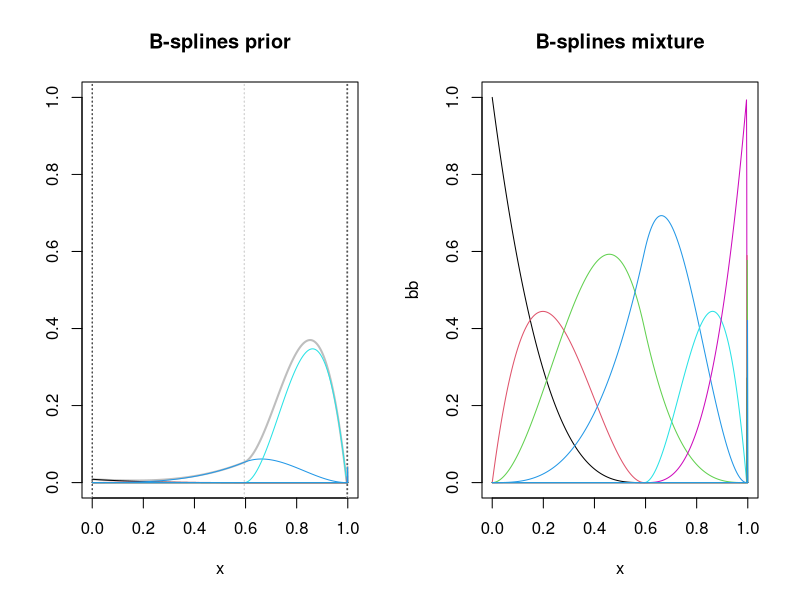

This figure's R source:
# get the weights similar as the bernstein_dp
# get the knots
# add the weights and knots propority to the prior curve
set.seed(42)
x=seq(0,1,length=1000)
K=10
r=3 #the degree
L=10000
M=1
G0=runif

# the Stick-breaking process to have Zl
# Sample V
V1 = rbeta(L, 1, M)

# Construct stick-breaking probabilities (p from V)
p = rep(NA, L)
p[1] = V1[1]
for (i in 2:L) {
  p[i] = prod(1 - V1[1:(i - 1)]) * V1[i]
}
p = c(1 - sum(p), p)  # Attach p0 as p[1]

# Sample U from base measure G0
Z = G0(L + 1)

# the Stick-breaking process to have Zl
# Sample V
V2 = rbeta(L, 1, M)

# Construct stick-breaking probabilities (p from V)
q = rep(NA, L)
q[1] = V2[1]
for (i in 2:L) {
  q[i] = prod(1 - V2[1:(i - 1)]) * V2[i]
}
q = c(1 - sum(q), q)  # Attach p0 as p[1]

# Sample U from base measure G0
X = G0(L + 1)

# comeout the knot_diff
K=10
r=3

knot_diff=function(j,K,r,q,X){
  # get Xbound
  boundd=(j-1)/(K-r)
  boundu=j/(K-r)
  # get according q_sum
  out=0
  for (i in 1:length(q)){
    if (X[i]<=boundu&X[i]>boundd){out=out+q[i]}
  }
  return(out)
}

#sequence of knots
interal_knots=rep(0,(K-r+1))
for (i in 2:length(interal_knots)){
  interal_knots[i]=knot_diff(i,K,r,q,X)+interal_knots[i-1]
}
knots=c(rep(0,r),interal_knots,rep(1,r))

# come out the weights
weights=function(j,K,p,Z){
  # get Xbound
  boundd=(j-1)/K
  boundu=j/K
  # get according q_sum
  out=0
    for (i in 1:length(p)){
  if (Z[i]<=boundu&Z[i]>boundd){out=out+p[i]}
  }
  return(out)
}

# get the mixture density
library(splines)
bb=splineDesign(knots, x = x, outer.ok = TRUE)
splinem=function(x,knots){
  out=matrix(0,length(x),K)
  bb=splineDesign(knots, x = x, outer.ok = TRUE)
  for(i in 1:K){
    out[,i]=bb[,i]*weights(i,K,p,Z)
  }
  return(out)
}
splinesmixture=splinem(x,knots)

#plot
par(mfrow = c(1, 2))
plot(range(x), c(0,1), type = "n", xlab = "x", ylab = "",
     main =  "B-splines prior")
abline(v = knots, lty = 3, col = "light gray")
abline(v = knots[c(4,length(knots)-3)], lty = 3, col = "gray10")
lines(x, rowSums(splinesmixture), col = "gray", lwd = 2)
matlines(x, splinesmixture, ylim = c(0,1), lty = 1)
matplot(x, bb, ylim = c(0,1),lty=1,type = 'l', main =  "B-splines mixture")